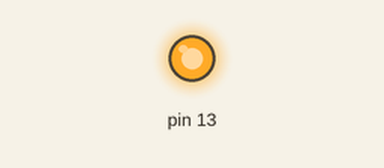
Recording of a sketch running on a simulated Arduino Uno, built with avr-gcc and run on an emulated ATmega328P. Parts: output pins drawn as LEDs (lit = HIGH). Random numbers use the default seed unless the sketch sets one; what the sketch prints to the serial monitor is not drawn.

Above: at 0.2 s.
At 2.9 s:
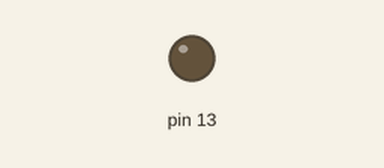
Timing chart, 0 to 7.1 s (numbered marks = the images above):
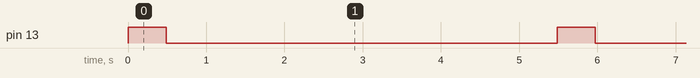

Measured:
- by itself, pin 13: alternates HIGH for 0.49 s and LOW for 5.0 s

The sketch:

cam_con.ino
```cpp
#include <SoftwareSerial.h>


#define WIDTH 80
#define HEIGHT 60

SoftwareSerial camSerial(10, 11);

void setup() {
  Serial.begin(115200);
  camSerial.begin(9600);
  pinMode(13, OUTPUT);
}

void loop() {
  digitalWrite(13, HIGH);
  Serial.println("START_FRAME");


  for (int i = 0; i < WIDTH * HEIGHT; i++) {
    byte gray = random(0, 255);
    Serial.write(gray);
  }

  Serial.println("END_FRAME");
  digitalWrite(13, LOW);
  delay(5000);
}
```
